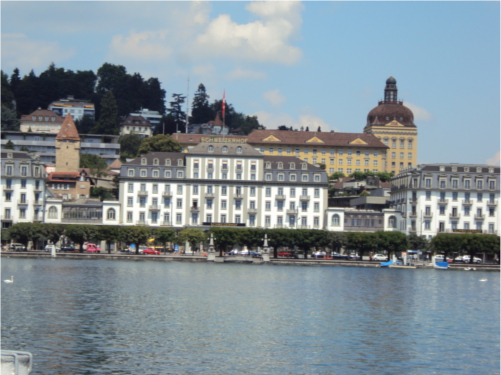
#> input picture Lab3/res/1.JPG, 501 x 375 px; its folder holds 3 pictures in this run
$ python main.py
#> lines starting #> are read from the running program, lines starting #| are printed output that depends on the picture
import cv2
import glob
import matplotlib.pyplot as plt
import math

imagefiles = glob.glob("./res/*")
imagefiles.sort()

if not imagefiles:
    print("Nema slika u folderu ./res/")
    exit()

images = []

for filename in imagefiles:
    img = cv2.imread(filename)
#> img is the input picture: shape (375, 501, 3); mean B, G, R 149.6, 143, 130.7
    if img is None:
        print(f"Slika {filename} nije učitana.")
        continue
    img = cv2.cvtColor(img, cv2.COLOR_BGR2RGB)
    images.append(img)


stitcher = cv2.Stitcher_create()
status, result = stitcher.stitch(images)
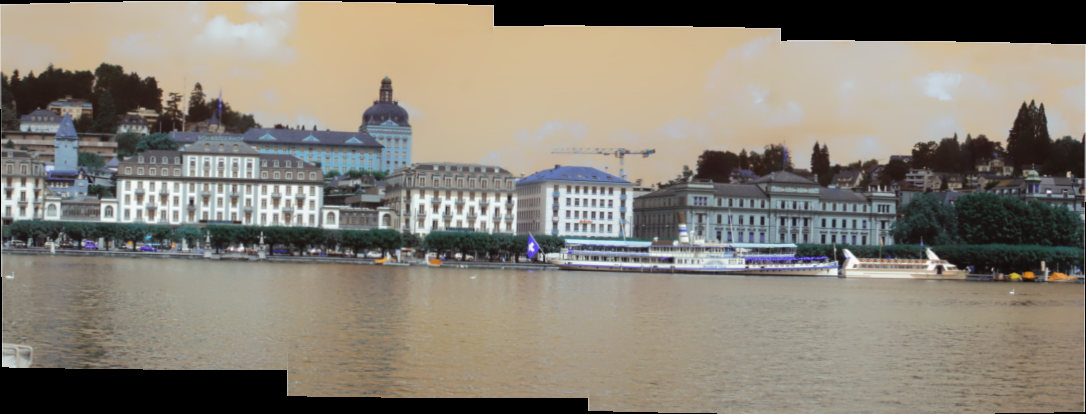
#> result: shape (414, 1086, 3); mean of channels 0, 1, 2 118.6, 129.7, 135.9; drawn as B, G, R
#> status = 0

if status == 0:
    plt.figure(figsize=[30,10])
    plt.imshow(result)
    plt.show()
else:
    print(f"Greška pri stitchovanju: status {status}")
